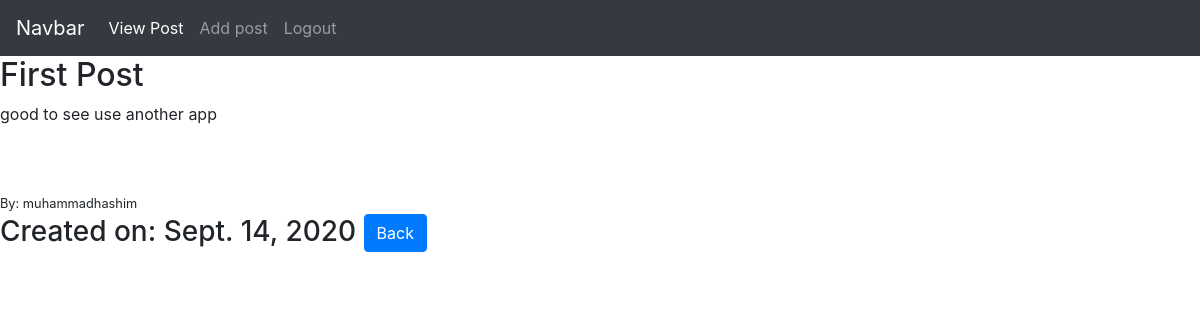
The page /article/2 (signed in) on the database its author committed.
### theblog/models.py (models this page shows, shortened)
class Post (models.Model):
	title = models.CharField(max_length=255)
	author = models.ForeignKey(User, on_delete=models.CASCADE)
	body = models.TextField()
	date_field = models.DateField(auto_now_add=True)

### theblog/views.py (the view)
# urls.py: path('article/<int:pk>', Detailview.as_view(), name="article"),
class  Detailview(DetailView):
	model = Post
	template_name ="article-detail.html"

### theblog/templates/article-detail.html (shortened to what this page needs)
{% extends 'base.html' %}
{% block content %}
{% if user.is_authenticated %}
    <h2>{{post.title}}</h2>
    <p>{{post.body}}</p><br><br>
    <small>By: {{post.author}}</small>
    <h3>Created on: {{post.date_field}}
    <a href="{% url 'post' %}" class="btn btn-primary">Back</a>
{% else %}
    <h2>hey login please first</h2>
{% endif %}
{% endblock %}

### rows shown on the page
Post: title "First Post", body "good to see use another app", author "muhammadhashim", date_field "Sept. 14, 2020"
